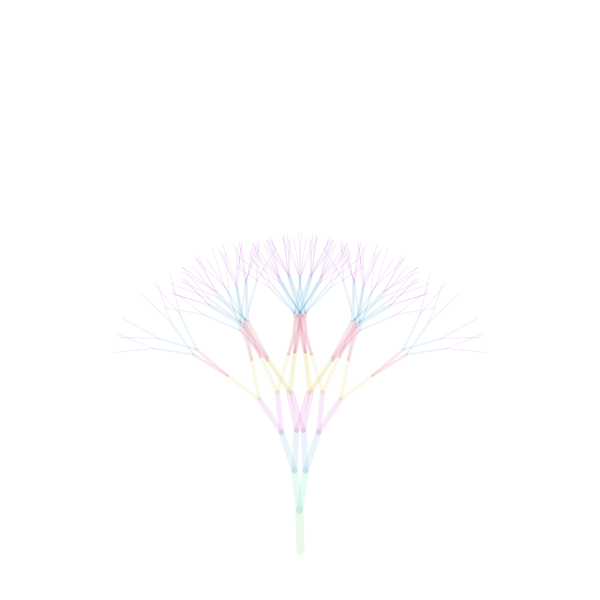
Frame 1 (no input)
Frame 60 (the mouse pressed at the canvas centre just before this capture): identical to frame 1, image omitted
Frame 120 (the mouse held since frame 60 and released just before this capture): identical to frame 1, image omitted

The Processing sketch that drew this single still picture (run headless with seeded random() and noise(); from frame 60 on, the mouse is pressed at the canvas centre):

// Processing sketch: processing_121605
// ── processing_121605.pde

String n = "i love you";
String buffer = "";

void setup() {
  size(600, 600);
  smooth();
  rederTree();
}

void draw() {

}

void rederTree(){
    colorMode(RGB, 255);
  fill(255, 255, 255);
  rect(0, 0, width, height);

  n = removeSpaces(n);
  background(255);

  colorMode(HSB, 100);  
  translate(width/2, height-50);

  rotate(radians(-90));

  
  l(n.length(), 0, 30, 40, n);
}
void l(float d, int upto, int a, float lim, String st) {
  if (upto<d) {
  
     int[] bits = int( st.toCharArray() );
     int asciiCode = bits[upto];
     
     fill(0);
    //text("bits[upto] = "+bits[upto],100,0);
    
    float lineColor = map(asciiCode, 97, 122, 0, 100);

    stroke(lineColor, 70, 90);

    float rotation = map(asciiCode, 97, 122, 0, 25);

    float lengthOfLine = map(asciiCode, 97, 122, 2, 30);

    stroke(lineColor, 80, 80, 10);  

    strokeWeight(map(upto, 0, d, d, 0));
    line(0, 0, lim, 0);


    pushMatrix();
    translate(lim, 0);
    rotate(radians(rotation));
   
    l(d, upto+1, a, lim, st);
    popMatrix();

    pushMatrix();
    translate(lim, 0);
    rotate(radians(rotation*(-1)));
    
    l(d, upto+1, a, lim, st);
    popMatrix();
  }
  else {
    return;
  }
}

String removeSpaces(String s){
    String[] bits = s.split(" ");
    String noSpaces = "";
    for(int i = 0;i< bits.length;i++){
      noSpaces+=bits[i];
    }
    return noSpaces;
}

void keyPressed() 
{
 if (keyCode == RETURN) {

   n= removeSpaces(buffer);
   colorMode(RGB, 100);
   background(100);
   colorMode(HSB, 100);
   buffer="";
    rederTree();
 }else {
   buffer+= str (key);
 }
}
 
